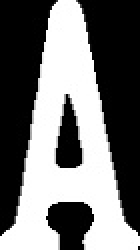
#> input picture Card_Imgs/Ace.jpg, 70 x 125 px (shown 2 times larger)
$ python CardDetector.py   (older library calls are emulated)
#> lines starting #> are read from the running program, lines starting #| are printed output that depends on the picture; after the words box and inside, x2 and y2 are one past the last pixel; in counts of white or black regions, pixels touching at a corner belong together
### Cards.py
############## Playing Card Detector Functions ###############
#
# Author: Evan Juras
# Date: 9/5/17
# Description: Functions and classes for CardDetector.py that perform
# various steps of the card detection algorithm


# Import necessary packages
import numpy as np
import cv2
import time

### Constants ###

# Adaptive threshold levels
BKG_THRESH = 60
CARD_THRESH = 30

# Width and height of card corner, where rank and suit are
CORNER_WIDTH = 32
CORNER_HEIGHT = 84

# Dimensions of rank train images
RANK_WIDTH = 70
RANK_HEIGHT = 125

# Dimensions of suit train images
SUIT_WIDTH = 70
SUIT_HEIGHT = 100

RANK_DIFF_MAX = 2000
SUIT_DIFF_MAX = 700

CARD_MAX_AREA = 120000
CARD_MIN_AREA = 25000

font = cv2.FONT_HERSHEY_SIMPLEX

### Structures to hold query card and train card information ###

class Query_card:
    """Structure to store information about query cards in the camera image."""

    # [12 lines left out: function __init__, not called in this run]

class Train_ranks:
    """Structure to store information about train rank images."""

    def __init__(self):
        self.img = [] # Thresholded, sized rank image loaded from hard drive
        self.name = "Placeholder"

class Train_suits:
    """Structure to store information about train suit images."""

    def __init__(self):
        self.img = [] # Thresholded, sized suit image loaded from hard drive
        self.name = "Placeholder"

### Functions ###
def load_ranks(filepath):
    """Loads rank images from directory specified by filepath. Stores
    them in a list of Train_ranks objects."""
#> called with filepath = 'Card_Imgs/'

    train_ranks = []
    i = 0

    for Rank in ['Ace','Two','Three','Four','Five','Six','Seven',
                 'Eight','Nine','Ten','Jack','Queen','King']:
        train_ranks.append(Train_ranks())
        train_ranks[i].name = Rank
        filename = Rank + '.jpg'
        train_ranks[i].img = cv2.imread(filepath+filename, cv2.IMREAD_GRAYSCALE)
        i = i + 1
#> i = 1

    return train_ranks

def load_suits(filepath):
    """Loads suit images from directory specified by filepath. Stores
    them in a list of Train_suits objects."""
#> called with filepath = 'Card_Imgs/'

    train_suits = []
    i = 0

    for Suit in ['Spades','Diamonds','Clubs','Hearts']:
        train_suits.append(Train_suits())
        train_suits[i].name = Suit
        filename = Suit + '.jpg'
        train_suits[i].img = cv2.imread(filepath+filename, cv2.IMREAD_GRAYSCALE)
        i = i + 1
#> i = 1

    return train_suits

def preprocess_image(image):
    """Returns a grayed, blurred, and adaptively thresholded camera image."""

    gray = cv2.cvtColor(image,cv2.COLOR_BGR2GRAY)
    blur = cv2.GaussianBlur(gray,(5,5),0)

    # The best threshold level depends on the ambient lighting conditions.
    # For bright lighting, a high threshold must be used to isolate the cards
    # from the background. For dim lighting, a low threshold must be used.
    # To make the card detector independent of lighting conditions, the
    # following adaptive threshold method is used.
    #
    # A background pixel in the center top of the image is sampled to determine
    # its intensity. The adaptive threshold is set at 50 (THRESH_ADDER) higher
    # than that. This allows the threshold to adapt to the lighting conditions.
    img_w, img_h = np.shape(image)[:2]
    bkg_level = gray[int(img_h/100)][int(img_w/2)]
    thresh_level = bkg_level + BKG_THRESH

    retval, thresh = cv2.threshold(blur,thresh_level,255,cv2.THRESH_BINARY)

    return thresh

def find_cards(thresh_image):
    """Finds all card-sized contours in a thresholded camera image.
    Returns the number of cards, and a list of card contours sorted
    from largest to smallest."""

    # Find contours and sort their indices by contour size
    dummy,cnts,hier = cv2.findContours(thresh_image,cv2.RETR_TREE,cv2.CHAIN_APPROX_SIMPLE)
    index_sort = sorted(range(len(cnts)), key=lambda i : cv2.contourArea(cnts[i]),reverse=True)

    # If there are no contours, do nothing
    if len(cnts) == 0:
        return [], []

    # Otherwise, initialize empty sorted contour and hierarchy lists
    cnts_sort = []
    hier_sort = []
    cnt_is_card = np.zeros(len(cnts),dtype=int)

    # Fill empty lists with sorted contour and sorted hierarchy. Now,
    # the indices of the contour list still correspond with those of
    # the hierarchy list. The hierarchy array can be used to check if
    # the contours have parents or not.
    for i in index_sort:
        cnts_sort.append(cnts[i])
        hier_sort.append(hier[0][i])

    # Determine which of the contours are cards by applying the
    # following criteria: 1) Smaller area than the maximum card size,
    # 2), bigger area than the minimum card size, 3) have no parents,
    # and 4) have four corners

    for i in range(len(cnts_sort)):
        size = cv2.contourArea(cnts_sort[i])
        peri = cv2.arcLength(cnts_sort[i],True)
        approx = cv2.approxPolyDP(cnts_sort[i],0.01*peri,True)

        if ((size < CARD_MAX_AREA) and (size > CARD_MIN_AREA)
            and (hier_sort[i][3] == -1) and (len(approx) == 4)):
            cnt_is_card[i] = 1

    return cnts_sort, cnt_is_card

# [217 lines left out: functions preprocess_card, match_card, draw_results, flattener, not called in this run]

### CardDetector.py
############## Python-OpenCV Playing Card Detector ###############
#
# Author: Evan Juras (original)
# Modified for USB webcam and Windows compatibility
#
# Description: Python script to detect and identify playing cards
# from a USB webcam video feed.

import cv2
import numpy as np
import time
import os
import Cards

### ---- INITIALIZATION ---- ###
# Define constants and initialize variables

## Camera settings
IM_WIDTH = 1280
IM_HEIGHT = 720
FRAME_RATE = 10

## Initialize calculated frame rate because it's calculated AFTER the first time it's displayed
frame_rate_calc = 1
freq = cv2.getTickFrequency()

## Define font to use
font = cv2.FONT_HERSHEY_SIMPLEX

# Initialize camera object and video feed from the camera
videostream = cv2.VideoCapture(1)
videostream.set(cv2.CAP_PROP_FRAME_WIDTH, IM_WIDTH)
videostream.set(cv2.CAP_PROP_FRAME_HEIGHT, IM_HEIGHT)
videostream.set(cv2.CAP_PROP_FPS, FRAME_RATE)
time.sleep(1) # Give the camera time to warm up

# Load the train rank and suit images
path = os.path.dirname(os.path.abspath(__file__))
train_ranks = Cards.load_ranks(path + '/Card_Imgs/')
train_suits = Cards.load_suits(path + '/Card_Imgs/')
#> train_suits = 4 items

### ---- MAIN LOOP ---- ###
# The main loop repeatedly grabs frames from the video stream
# and processes them to find and identify playing cards.

cam_quit = 0 # Loop control variable

# Begin capturing frames
while cam_quit == 0:

    # Grab frame from video stream
    ret, image = videostream.read()
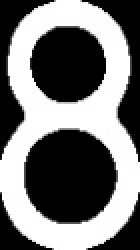
#> input picture Card_Imgs/Eight.jpg, 70 x 125 px, given in place of the camera (shown 2 times larger)
#> image is the input picture: shape (125, 70, 3); min 0, max 255, mean 118.8
    if not ret:
        print("Failed to grab frame")
        break

    # Start timer (for calculating frame rate)
    t1 = cv2.getTickCount()

    # Pre-process camera image (gray, blur, and threshold it)
    pre_proc = Cards.preprocess_image(image)
#> in preprocess_image, `blur = cv2.GaussianBlur(gray,(5,5),0)`:
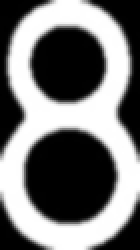
#> blur: shape (125, 70) (shown 2 times larger); min 0, max 255, mean 119.1
#> in preprocess_image, `bkg_level = gray[int(img_h/100)][int(img_w/2)]`: bkg_level = 0
#> in preprocess_image, `thresh_level = bkg_level + BKG_THRESH`: thresh_level = 60
#> in preprocess_image, `retval, thresh = cv2.threshold(blur,thresh_level,255,cv2.THRESH_BINARY)`:
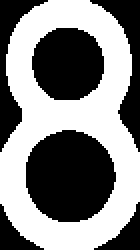
#> thresh: shape (125, 70) (shown 2 times larger); 51.8% white; 6 black regions

    # Find and sort the contours of all cards in the image (query cards)
    cnts_sort, cnt_is_card = Cards.find_cards(pre_proc)
#> in find_cards, `dummy,cnts,hier = cv2.findContours(thresh_image,cv2.RETR_TREE,cv2.CHAI..`: cnts = 3 contours; box (x1, y1, x2, y2) and area: (0, 0, 70, 125) 7048, (12, 64, 59, 112) 1690, (15, 13, 53, 51) 1100
#> in find_cards, `index_sort = sorted(range(len(cnts)), key=lambda i : cv2.contourArea(c..`: index_sort = [0, 1, 2]
#> in find_cards, `cnt_is_card = np.zeros(len(cnts),dtype=int)`: cnt_is_card = [0, 0, 0]
#> the loop in find_cards, `for i in index_sort:` made 3 passes
#> after the loop in find_cards, `for i in index_sort:`: cnts_sort has the same summary as cnts
#> the loop in find_cards, `for i in range(len(cnts_sort)):` made 3 passes
#> (size, peri) on passes 1 to 3: (7048.5, 354.5), (1689.5, 153.8), (1099.5, 124)
#> cnts_sort has the same summary as cnts in find_cards; cnt_is_card = [0, 0, 0]

    # If there are no contours, do nothing
    if len(cnts_sort) != 0:

        # Initialize a new "cards" list to assign the card objects.
        # k indexes the newly made array of cards.
        cards = []
        k = 0

        # For each contour detected:
        for i in range(len(cnts_sort)):
            if (cnt_is_card[i] == 1):

                # Create a card object from the contour and append it to the list of cards.
                # preprocess_card function takes the card contour and contour and
                # determines the cards properties (corner points, etc). It generates a
                # flattened 200x300 image of the card, and isolates the card's
                # suit and rank from the image.
                cards.append(Cards.preprocess_card(cnts_sort[i],image))

                # Find the best rank and suit match for the card.
                cards[k].best_rank_match,cards[k].best_suit_match,cards[k].rank_diff,cards[k].suit_diff = Cards.match_card(cards[k],train_ranks,train_suits)

                # Draw center point and match result on the image.
                image = Cards.draw_results(image, cards[k])
                k = k + 1
#> this loop made 3 passes

        # Draw card contours on image (have to do contours all at once or
        # they do not show up properly for some reason)
        if (len(cards) != 0):
            temp_cnts = []
            for i in range(len(cards)):
                temp_cnts.append(cards[i].contour)
            cv2.drawContours(image,temp_cnts, -1, (255,0,0), 2)

    # Draw framerate in the corner of the image. Framerate is calculated at the end of the main loop,
    # so the first time this runs, framerate will be shown as 0.
    cv2.putText(image,"FPS: "+str(int(frame_rate_calc)),(10,26),font,0.7,(255,0,255),2,cv2.LINE_AA)
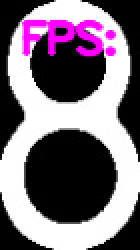
#> image: shape (125, 70, 3) (shown 2 times larger); 7.41% of pixels changed, all inside (x1, y1, x2, y2) = (10, 9, 59, 29)

    # Finally, display the image with the identified cards!
    cv2.imshow("Card Detector",image)

    # Calculate framerate
    t2 = cv2.getTickCount()
    time1 = (t2-t1)/freq
    frame_rate_calc = 1/time1

    # Poll the keyboard. If 'q' is pressed, exit the main loop.
    key = cv2.waitKey(1) & 0xFF
#> (key q is pressed here)
    if key == ord("q"):
        cam_quit = 1

# Close all windows and release the video capture object
cv2.destroyAllWindows()
videostream.release()
